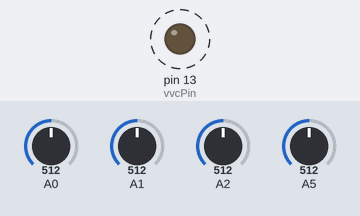
This sketch was run on a simulated Arduino Uno, built with avr-gcc and run on an emulated ATmega328P. Shown: output pins drawn as LEDs (lit = HIGH). Dashed ring = blinking. Inputs (shaded band) come from the test bench; at power-on: A0 = 512, A1 = 512, A2 = 512, A5 = 512. What the sketch prints to the serial monitor is not drawn.

Above: at 0.6 s.
Timing chart, 0 to 3.0 s (numbered marks = the images above):
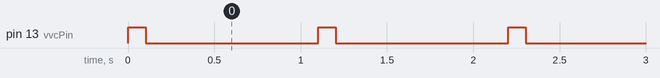

Measured:
- by itself, pin 13 (vvcPin): alternates HIGH for 0.10 s and LOW for 1.0 s

The sketch:

plantmonitor-mancali.ino
```cpp
//This sketch needs you to manually calibrate the sensor.
//This is because the Arduino might reboot itself. In that case,
// it will also re-calibrate itself while measuring wet soil.
//This might be fixed by calibrating via a sensor that will always stay dry...

int moistValue1;
int moistValue2;
int moistValue3;
int caliVal;
int vvcPin = 13;

// int extremeHigh = 964; //vvc via digital pin, three moist sensors connected.
int extremeHigh = 1023; //vvc via digital pin, three moist sensors connected.
const int extremeLow = 0; //we'll assume that total wetness is 0. calibrating this would be a hassle.

// int delayTime = (5) * 1000 * 60; //interval for measurements in minutes.
int delayTime = 1000; //for manual calibrating

void setup() {
  pinMode(vvcPin, OUTPUT);
  digitalWrite(vvcPin, HIGH);
  Serial.begin(9600);
}

void loop() {
  digitalWrite(vvcPin, HIGH);

  delay(100); //give sensors time to boot;

  moistValue1 = analogRead(A0);
  moistValue2 = analogRead(A1);
  moistValue3 = analogRead(A2);
  caliVal = analogRead(A5);

  Serial.print("&location=testplant");
  Serial.print("&moist=" + mapValue(moistValue1));
  Serial.print("&moist=" + mapValue(moistValue2));
  Serial.println("&moist=" + mapValue(moistValue3));


  // //use this for manually calibrating
  // Serial.print("Sensorvalue1: " + String(moistValue1));
  // Serial.print(" Sensorvalue2: " + String(moistValue2));
  // Serial.print(" Sensorvalue3: " + String(moistValue3));
  // Serial.print(" caliValue: " + String(caliVal));
  // Serial.println("");

  digitalWrite(vvcPin, LOW);

  delay(delayTime);
}

String mapValue(int src) {
  return String(
      map(src, extremeLow, extremeHigh, 100, 0)
  );
}
```
